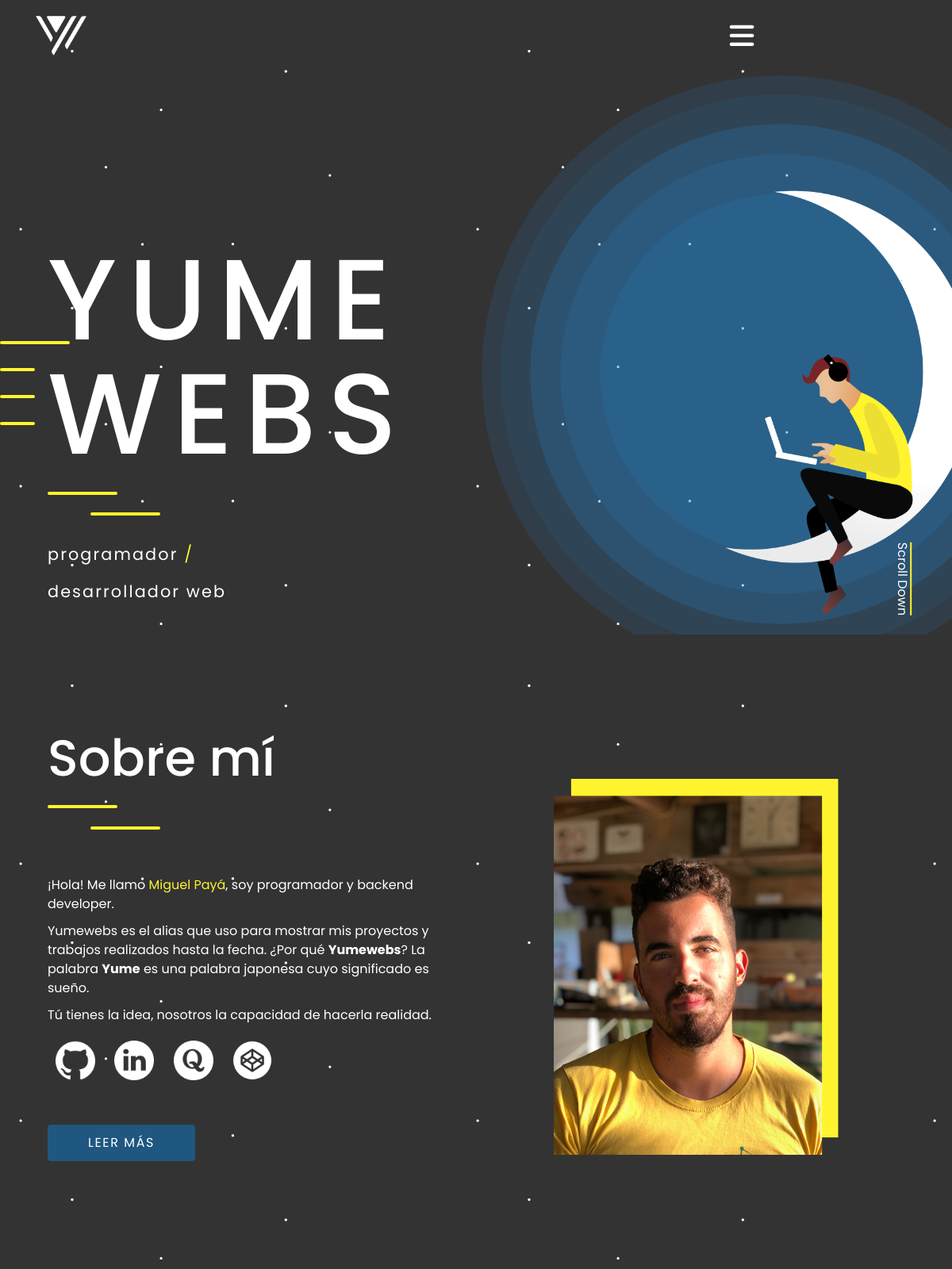
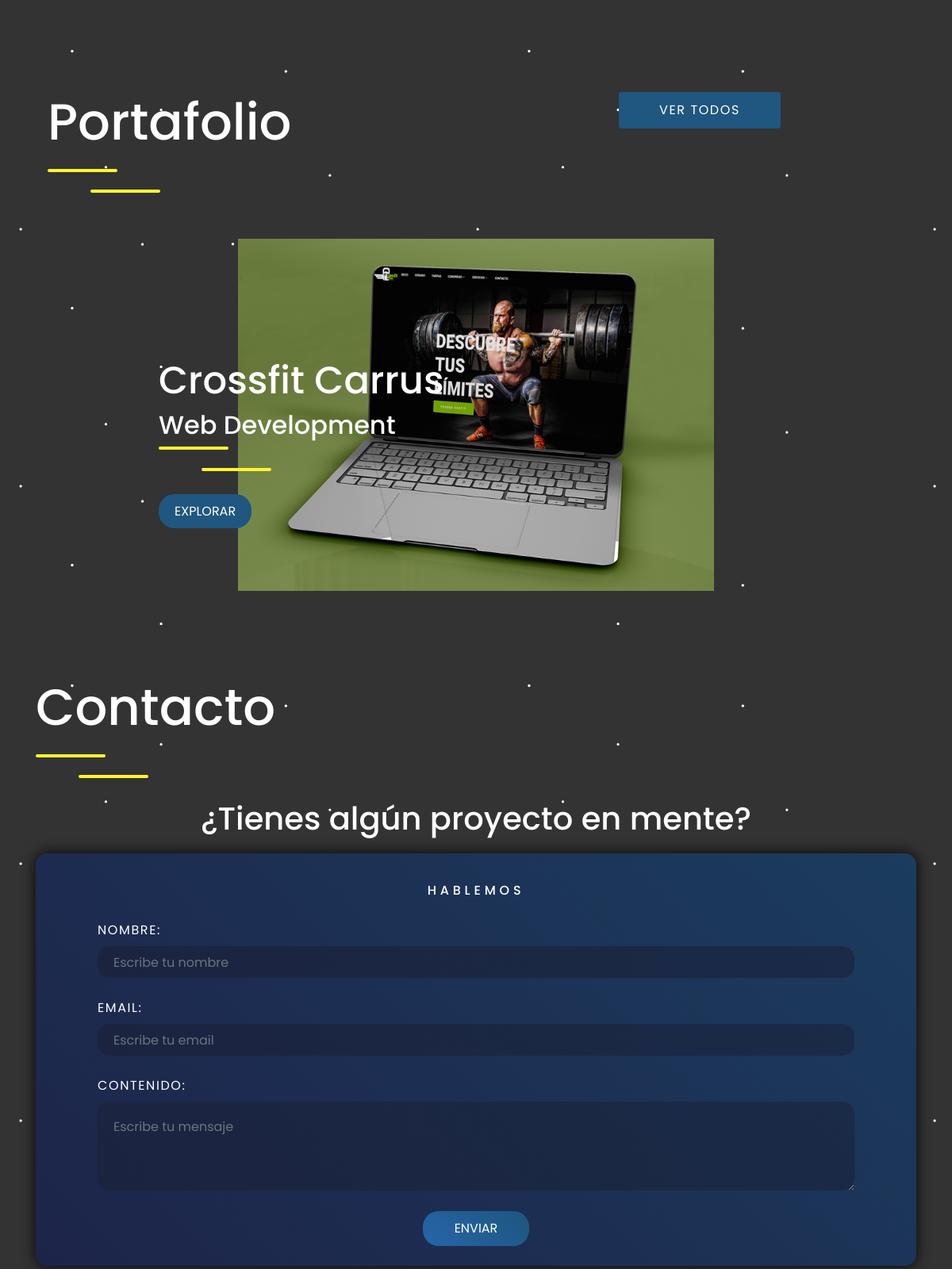
The page / on the database its author committed (2 pictures, top to bottom).
### portfolio/models.py (models this page shows, shortened)
class Work(models.Model):
    title = models.CharField(max_length=200,
        verbose_name="Título")
    subtitle = models.CharField(max_length=400,
        verbose_name="Subtítulo")
    image = models.ImageField(upload_to="portfolio", null=True, blank=True,
        verbose_name="Imagen")
    fecha = models.CharField(max_length=50, null=True,
        verbose_name="Fecha de creación")
    concept = models.TextField(null=True,
        verbose_name="Concepto del Proyecto")
    mockup = models.ImageField(upload_to="portfolio", null=True, blank=True,
        verbose_name="Mockup")
    development = models.TextField(null=True,
        verbose_name="Desarrollo del proyecto")
    page1 = models.ImageField(upload_to="portfolio", null=True, blank=True,
        verbose_name="Primera imagen de la web")
    page2 = models.ImageField(upload_to="portfolio", null=True, blank=True,
        verbose_name="Segunda imagen de la web")
    url = models.URLField(max_length=200, null=True,
        verbose_name="Url del sitio web")
    created = models.DateTimeField(auto_now_add=True,
        verbose_name="Fecha")
    updated = models.DateTimeField(auto_now=True,
        verbose_name="Fecha de actualización")
    odd = models.BooleanField(null=True, blank=True,
        verbose_name="Impar")
    even = models.BooleanField(null=True, blank=True,
        verbose_name="Par")
    class Meta:
        verbose_name = "trabajo"
        verbose_name_plural = "trabajos"
        ordering = ('id',)

### core/views.py (the view)
# urls.py: 2. Add a URL to urlpatterns:  path('', views.home, name='home')
def home(request):
    contact_form = ContactForm
    if request.method == "POST":
        subject = request.POST["subject"]
        message = request.POST["message"] + " " + request.POST["email"]
        email_from = settings.EMAIL_HOST_USER
        recipient_list = ["yumewebs@gmail.com"]
        send_mail(subject, message, email_from, recipient_list)
    return render(request, "core/index.html", {'form':contact_form})

### portfolio/templatetags/works_extras.py (called while the page is built)
@register.simple_tag
def get_work_list():
    works = Work.objects.all()
    return works

### core/templates/core/index.html (shortened to what this page needs)
{% extends 'core/layout.html' %}
{% block body %}
<div id="wrap">
    <section id="home" class="home stars background" style="padding-top: 90px;">
        <div class="container">
            <div class="row col-lg-12 switch-places">
                <div class="col-lg-6 luna right">
                    {% load static %}
                    <img src="{% static 'core/img/izq-luna.png' %}" class="ancho" alt="">
                </div>
                <div class="col-lg-6 titulo right" style="color: white;">
                    <h2>YUME WEBS</h2>
                    <div class="border">
                        <span></span>
                        <span class="js-letter"></span>
                    </div>
                    <div class="parrafos">
                        <p>programador <span style="color: #fff42e">/</span></p>
                        <p>desarrollador web</p>
                    </div>
                </div>
            </div>
        </div>
        <div class="scroll_down">
            <p>Scroll Down</p>
        </div>
    </section>
    <section id="about" class="stars background">
        <div class="container">
            <div class="switch-places row col-lg-12" style="
            margin: 0px auto;
            padding: 0px;
        ">
                <div class="about col-lg-6">
                    <div class="borrar-peque">
                        <h3 class="fade-left">Sobre mí</h3>
                        <div class="border">
                            <span></span>
                            <span class="js-letter"></span>
                        </div>
                    </div>
                    <p>¡Hola! Me llamo <a href="#" class="yellow">Miguel Payá</a>, soy programador y backend developer.
                    </p>
                    <p>Yumewebs es el alias que uso para mostrar mis proyectos y trabajos realizados hasta la fecha.
                        ¿Por
                        qué <strong>Yumewebs</strong>? La palabra <strong>Yume</strong> es una palabra japonesa cuyo
                        significado es sueño.</p>
                    <p>Tú tienes la idea, nosotros la capacidad de hacerla realidad.</p>
                    <ul class="social">
                        <li>
                            <a href="https://github.com/yumewebs">
                                {% load static %}
                                <img src="{% static 'core/img/github.png' %}" alt="">
                            </a>
                        </li>
                        <li>
                            <a href="https://www.linkedin.com/in/miguelpaya5/">
                                {% load static %}
                                <img src="{% static 'core/img/linkedin.png' %}" alt="">
                            </a>
                        </li>
                        <li>
                            <a href="https://es.quora.com/profile/Miguel-Pay%C3%A1">
                                {% load static %}
                                <img src="{% static 'core/img/quora.png' %}" alt="">
                            </a>
                        </li>
                        <li>
                            <a href="https://codepen.io/yumewebs">
                                {% load static %}
                                <img src="{% static 'core/img/codepen.png' %}" alt="">
                            </a>
                        </li>
                    </ul>
                    <div class="botones">
                        <button type="button" class="btn"><a href="{% url 'about' %}">Leer más</a></button>
                    </div>
                </div>
                <div class="col-lg-6 img-yo">
                    <div class="yo">
                        {% load static %}
                        <img src="{% static 'core/img/yo.png' %}" alt="">
                    </div>
                </div>
            </div>
        </div>
    </section>
    <section id="work" class="stars background">
        <div class="container">
            <div class="row col-lg-12 margin" >
                <div class="col-lg-8">
                    <h3>Portafolio</h3>
                    <div class="border">
                        <span></span>
                        <span class="js-letter"></span>
                    </div>
                </div>
                <div class="col-lg-4">
                    <div class="botones">
                        <button type="button" class="btn"><a href="{% url 'works' %}">VER TODOS</a></button>
                    </div>
                </div>
            </div>
            <div id="slider">
                <div id="slides">
                    <div id="overflow">
                        <div class="inner">
                            {% load works_extras %}
                            {% get_work_list as work_list %}
                            {% for work in work_list %}
                            {% if work.id == 1 %}
                            <div class="slide slide-1">
                                <div class="slide-content">
                                    <div class="text">
                                        <h4 style="width: 75%;">{{work.title}}</h4>
                                        <h5>{{work.subtitle}}</h5>
                                        <div class="border">
                                            <span></span>
                                            <span class="js-letter"></span>
                                        </div>
                                        <div class="more">
                                            <a href="{% url 'work' work.id %}">EXPLORAR</a>
                                        </div>
                                    </div>
                                    <div class="img">
                                        {% load static %}
                                        <img src="{{work.image.url}}" alt="">
                                    </div>
                                </div>
                            </div>
                            {% endif %}
                            {% if work.id == 3 %}
                                        {% load static %}
                            {% endif %}
                            {% if work.id == 4 %}
                                        {% load static %}
                            {% endif %}
                            {% endfor %}
                        </div>
                    </div>
                </div>
            </div>
        </div>
    </section>
    <section  class="contact stars">
        <div class="container margin">
            <h3>Contacto</h3>
                    <div class="border" style="margin-bottom: 0px;">
                        <span></span>
                        <span class="js-letter"></span>
                    </div>
                <h4>¿Tienes algún proyecto en mente?</h4>
                <div class="bg-contact">
                    <p class="hablemos">HABLEMOS</p>
                    <form action="" method="POST">
                        <table>
                            {{form.as_p}}
                        </table>
                        <input type="submit" value="Enviar">
                    </form>
                </div>
            </div>
    </section>
</div>
<div id="lineas">
    <a href="#home" class="first activo"></a>
    <a href="#about" class="second"></a>
    <a href="#work" class="third"></a>
    <a href="#contact" class="third"></a>
</div>
{% endblock %}

### core/static/core/css/error.css (style rules this page uses)
* { box-sizing: border-box; }

### rows shown on the page
Work: title "Crossfit Carrus", subtitle "Web Development", image (picture)
